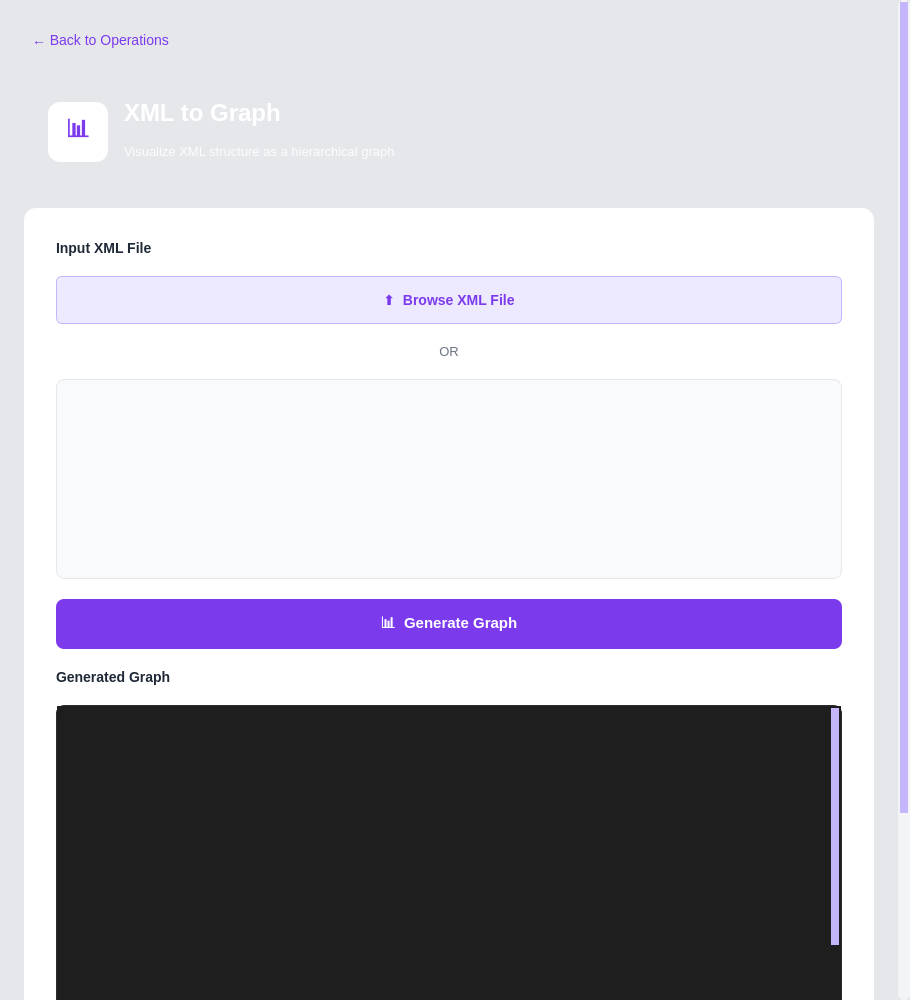
<?xml version="1.0" encoding="UTF-8"?>
<ui version="4.0">
 <class>GraphPage</class>
 <widget class="QWidget" name="GraphPage">
  <property name="geometry">
   <rect>
    <x>0</x>
    <y>0</y>
    <width>910</width>
    <height>1000</height>
   </rect>
  </property>
  <property name="windowTitle">
   <string>XML to Graph</string>
  </property>
  <property name="styleSheet">
   <string notr="true">
QWidget {
    background-color: #e5e7eb;
}
QLabel {
    background-color: transparent;
}

/* Modern Scrollbar Design */
QScrollArea, QScrollBar:vertical, QScrollBar:horizontal {
    background-color: transparent;
}

QScrollBar:vertical {
    border: none;
    background: #f3f4f6;
    width: 12px;
    margin: 0px;
    border-radius: 6px;
}

QScrollBar::handle:vertical {
    background: #c4b5fd;
    min-height: 30px;
    border-radius: 6px;
    margin: 2px;
}

QScrollBar::handle:vertical:hover {
    background: #a78bfa;
}

QScrollBar::handle:vertical:pressed {
    background: #8b5cf6;
}

QScrollBar::add-line:vertical, QScrollBar::sub-line:vertical {
    border: none;
    background: none;
    height: 0px;
}

QScrollBar::add-page:vertical, QScrollBar::sub-page:vertical {
    background: none;
}

QScrollBar:horizontal {
    border: none;
    background: #f3f4f6;
    height: 12px;
    margin: 0px;
    border-radius: 6px;
}

QScrollBar::handle:horizontal {
    background: #c4b5fd;
    min-width: 30px;
    border-radius: 6px;
    margin: 2px;
}

QScrollBar::handle:horizontal:hover {
    background: #a78bfa;
}

QScrollBar::handle:horizontal:pressed {
    background: #8b5cf6;
}

QScrollBar::add-line:horizontal, QScrollBar::sub-line:horizontal {
    border: none;
    background: none;
    width: 0px;
}

QScrollBar::add-page:horizontal, QScrollBar::sub-page:horizontal {
    background: none;
}

QPushButton#backButton {
    background-color: transparent;
    border: none;
    color: #7c3aed;
    font-size: 14px;
    text-align: left;
    padding: 8px;
}

QPushButton#backButton:hover {
    background-color: rgba(124, 58, 237, 0.1);
    border-radius: 6px;
}

QWidget#headerWidget {
    background: qlineargradient(x1:0, y1:0, x2:1, y2:0,
                                stop:0 #7c3aed, stop:1 #a855f7);
    border-radius: 12px;
}

QLabel#titleLabel {
    color: white;
    font-size: 24px;
    font-weight: bold;
}

QLabel#subtitleLabel {
    color: rgba(255, 255, 255, 0.9);
    font-size: 13px;
}

QWidget#contentWidget {
    background-color: white;
    border-radius: 12px;
}

QLabel#inputLabel, QLabel#outputLabel {
    color: #1f2937;
    font-size: 14px;
    font-weight: 600;
}

QPushButton#browseButton {
    background-color: #ede9fe;
    color: #7c3aed;
    border: 1px solid #c4b5fd;
    border-radius: 6px;
    padding: 12px 24px;
    font-size: 14px;
    font-weight: 500;
}

QPushButton#browseButton:hover {
    background-color: #ddd6fe;
}

QLabel#orLabel {
    color: #6b7280;
    font-size: 13px;
}

QTextEdit#inputTextEdit {
    background-color: #f9fafb;
    border: 1px solid #e5e7eb;
    border-radius: 8px;
    padding: 12px;
    font-family: 'Courier New', monospace;
    font-size: 13px;
    color: #374151;
}

QTextEdit#inputTextEdit:focus {
    border: 2px solid #7c3aed;
    background-color: white;
}

QPushButton#generateButton {
    background-color: #7c3aed;
    color: white;
    border: none;
    border-radius: 8px;
    padding: 14px 28px;
    font-size: 15px;
    font-weight: 600;
}

QPushButton#generateButton:hover {
    background-color: #6d28d9;
}

QPushButton#generateButton:pressed {
    background-color: #5b21b6;
}

QScrollArea#graphScrollArea {
    background-color: #1e1e1e;
    border: 1px solid #2d2d2d;
    border-radius: 8px;
}

QScrollArea#graphScrollArea QWidget {
    background-color: #1e1e1e;
}

QLabel#graphDisplayLabel {
    background-color: transparent;
}

QPushButton#downloadButton {
    background-color: #7c3aed;
    color: white;
    border: none;
    border-radius: 8px;
    padding: 12px 24px;
    font-size: 14px;
    font-weight: 600;
}

QPushButton#downloadButton:hover {
    background-color: #6d28d9;
}

QPushButton#downloadButton:pressed {
    background-color: #5b21b6;
}
   </string>
  </property>
  <layout class="QVBoxLayout" name="mainLayout">
   <property name="spacing">
    <number>0</number>
   </property>
   <property name="leftMargin">
    <number>0</number>
   </property>
   <property name="topMargin">
    <number>0</number>
   </property>
   <property name="rightMargin">
    <number>0</number>
   </property>
   <property name="bottomMargin">
    <number>0</number>
   </property>
   <item>
    <widget class="QScrollArea" name="mainScrollArea">
     <property name="frameShape">
      <enum>QFrame::NoFrame</enum>
     </property>
     <property name="widgetResizable">
      <bool>true</bool>
     </property>
     <widget class="QWidget" name="scrollAreaWidgetContents_2">
      <property name="geometry">
       <rect>
        <x>0</x>
        <y>0</y>
        <width>910</width>
        <height>1000</height>
       </rect>
      </property>
      <layout class="QVBoxLayout" name="scrollContentLayout">
       <property name="spacing">
        <number>16</number>
       </property>
       <property name="leftMargin">
        <number>24</number>
       </property>
       <property name="topMargin">
        <number>24</number>
       </property>
       <property name="rightMargin">
        <number>24</number>
       </property>
       <property name="bottomMargin">
        <number>24</number>
       </property>
       <item>
        <widget class="QPushButton" name="backButton">
         <property name="text">
          <string>← Back to Operations</string>
         </property>
         <property name="cursor">
          <cursorShape>PointingHandCursor</cursorShape>
         </property>
        </widget>
       </item>
       <item>
        <widget class="QWidget" name="headerWidget" native="true">
         <property name="minimumSize">
          <size>
           <width>0</width>
           <height>120</height>
          </size>
         </property>
         <layout class="QHBoxLayout" name="headerLayout">
          <property name="spacing">
           <number>16</number>
          </property>
          <property name="leftMargin">
           <number>24</number>
          </property>
          <property name="topMargin">
           <number>24</number>
          </property>
          <property name="rightMargin">
           <number>24</number>
          </property>
          <property name="bottomMargin">
           <number>24</number>
          </property>
          <item>
           <widget class="QLabel" name="iconLabel">
            <property name="minimumSize">
             <size>
              <width>60</width>
              <height>60</height>
             </size>
            </property>
            <property name="maximumSize">
             <size>
              <width>60</width>
              <height>60</height>
             </size>
            </property>
            <property name="styleSheet">
             <string notr="true">background-color: white; border-radius: 12px; font-size: 24px; font-weight: bold; color: #7c3aed;</string>
            </property>
            <property name="text">
             <string>📊</string>
            </property>
            <property name="alignment">
             <set>Qt::AlignCenter</set>
            </property>
           </widget>
          </item>
          <item>
           <layout class="QVBoxLayout" name="headerTextLayout">
            <property name="spacing">
             <number>4</number>
            </property>
            <item>
             <widget class="QLabel" name="titleLabel">
              <property name="text">
               <string>XML to Graph</string>
              </property>
             </widget>
            </item>
            <item>
             <widget class="QLabel" name="subtitleLabel">
              <property name="text">
               <string>Visualize XML structure as a hierarchical graph</string>
              </property>
             </widget>
            </item>
           </layout>
          </item>
          <item>
           <spacer name="horizontalSpacer">
            <property name="orientation">
             <enum>Qt::Horizontal</enum>
            </property>
            <property name="sizeHint" stdset="0">
             <size>
              <width>40</width>
              <height>20</height>
             </size>
            </property>
           </spacer>
          </item>
         </layout>
        </widget>
       </item>
       <item>
        <widget class="QWidget" name="contentWidget" native="true">
         <layout class="QVBoxLayout" name="contentLayout">
          <property name="spacing">
           <number>20</number>
          </property>
          <property name="leftMargin">
           <number>32</number>
          </property>
          <property name="topMargin">
           <number>32</number>
          </property>
          <property name="rightMargin">
           <number>32</number>
          </property>
          <property name="bottomMargin">
           <number>32</number>
          </property>
          <item>
           <widget class="QLabel" name="inputLabel">
            <property name="text">
             <string>Input XML File</string>
            </property>
           </widget>
          </item>
          <item>
           <widget class="QPushButton" name="browseButton">
            <property name="minimumSize">
             <size>
              <width>0</width>
              <height>48</height>
             </size>
            </property>
            <property name="cursor">
             <cursorShape>PointingHandCursor</cursorShape>
            </property>
            <property name="text">
             <string>⬆  Browse XML File</string>
            </property>
           </widget>
          </item>
          <item>
           <widget class="QLabel" name="orLabel">
            <property name="text">
             <string>OR</string>
            </property>
            <property name="alignment">
             <set>Qt::AlignCenter</set>
            </property>
           </widget>
          </item>
          <item>
           <widget class="QTextEdit" name="inputTextEdit">
            <property name="minimumSize">
             <size>
              <width>0</width>
              <height>200</height>
             </size>
            </property>
           </widget>
          </item>
          <item>
           <widget class="QPushButton" name="generateButton">
            <property name="minimumSize">
             <size>
              <width>0</width>
              <height>50</height>
             </size>
            </property>
            <property name="cursor">
             <cursorShape>PointingHandCursor</cursorShape>
            </property>
            <property name="text">
             <string>📊  Generate Graph</string>
            </property>
           </widget>
          </item>
          <item>
           <widget class="QLabel" name="outputLabel">
            <property name="text">
             <string>Generated Graph</string>
            </property>
           </widget>
          </item>
          <item>
           <widget class="QScrollArea" name="graphScrollArea">
            <property name="minimumSize">
             <size>
              <width>0</width>
              <height>400</height>
             </size>
            </property>
            <property name="widgetResizable">
             <bool>true</bool>
            </property>
            <property name="alignment">
             <set>Qt::AlignCenter</set>
            </property>
            <widget class="QWidget" name="scrollAreaWidgetContents">
             <property name="geometry">
              <rect>
               <x>0</x>
               <y>0</y>
               <width>800</width>
               <height>600</height>
              </rect>
             </property>
             <layout class="QVBoxLayout" name="scrollLayout">
              <item>
               <widget class="QLabel" name="graphDisplayLabel">
                <property name="minimumSize">
                 <size>
                  <width>800</width>
                  <height>600</height>
                 </size>
                </property>
                <property name="text">
                 <string/>
                </property>
                <property name="alignment">
                 <set>Qt::AlignCenter</set>
                </property>
               </widget>
              </item>
             </layout>
            </widget>
           </widget>
          </item>
          <item>
           <widget class="QPushButton" name="downloadButton">
            <property name="minimumSize">
             <size>
              <width>0</width>
              <height>45</height>
             </size>
            </property>
            <property name="cursor">
             <cursorShape>PointingHandCursor</cursorShape>
            </property>
            <property name="text">
             <string>⬇  Download</string>
            </property>
           </widget>
          </item>
         </layout>
        </widget>
       </item>
      </layout>
     </widget>
    </widget>
   </item>
  </layout>
 </widget>
 <resources/>
 <connections/>
</ui>
